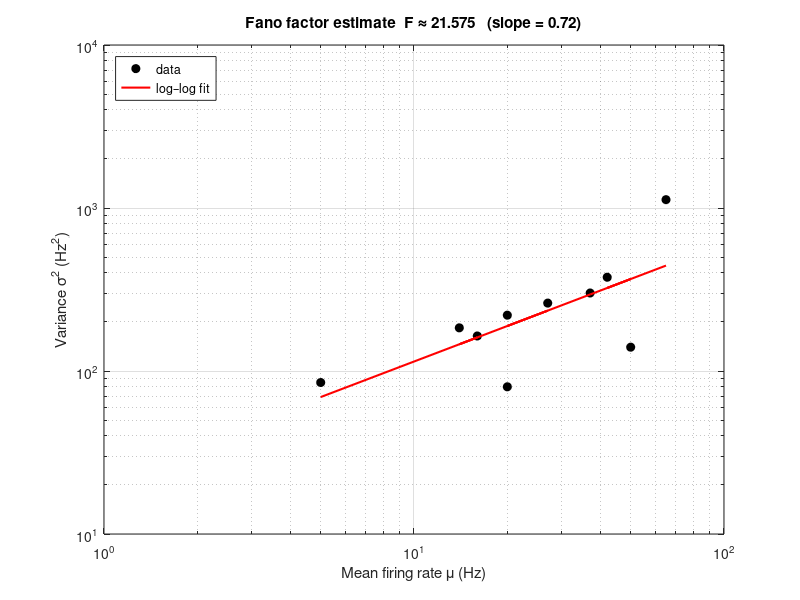

Write MATLAB code to recreate this figure.


clear; clc;

% parameters
N      = 10;          % trials
T      = 0.1;        % s
dt     = 1e-3;        % s  (1 ms bin)
nbins  = round(T/dt); % 100 bins
rate_list = 5:5:50;   % 5,10,…,50 Hz
num_rates = numel(rate_list);

mean_rate = zeros(1,num_rates);
var_rate  = zeros(1,num_rates);

rng(1);              % repeatability

for i = 1:num_rates
    r = rate_list(i);           % <-- correct indexing
    p = r*dt;                   % Bernoulli prob. per bin
    spk = rand(nbins,N) < p;    % logical spikes (rand not randn)

    trial_rate     = sum(spk,1)/T;   % spikes / 0.1 s  → Hz
    mean_rate(i)   = mean(trial_rate);
    var_rate(i)    = var(trial_rate,1); % population variance (flag = 1)
end

% log‑log scatter
figure;  loglog(mean_rate, var_rate, 'ko', 'MarkerFaceColor','k'); hold on;
xlabel('Mean firing rate \mu (Hz)');
ylabel('Variance \sigma^2 (Hz^2)');
grid on; box on;

% linear fit in log–log space
p        = polyfit(log(mean_rate), log(var_rate), 1);
slope    = p(1);

intercept= p(2);
Fano     = exp(intercept);                      % intercept = log F
loglog(mean_rate, exp(intercept)*mean_rate.^slope, 'r-', 'LineWidth',1.5);
legend('data','log–log fit','Location','NorthWest');
title(sprintf('Fano factor estimate  F ≈ %.3f   (slope = %.2f)', Fano, slope));

fprintf('Estimated Fano factor: %.3f\n', Fano);








